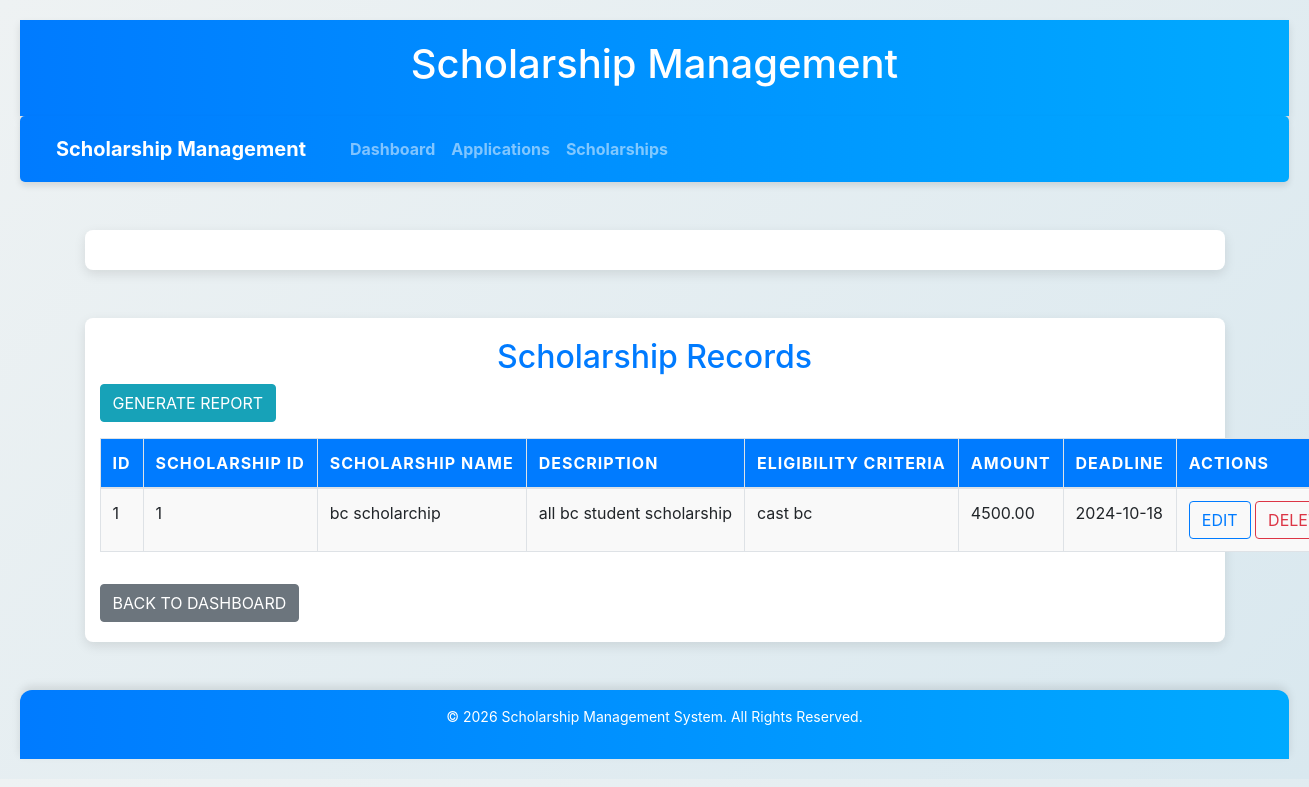
/scholarship_management/modules/scholarship/list_scholarships.php, run on the app's committed database.
### tables this page shows
CREATE TABLE `scholarships` (
  `id` int(11) NOT NULL,
  `scholarship_id` int(100) NOT NULL,
  `scholarship_name` varchar(100) NOT NULL,
  `description` text DEFAULT NULL,
  `eligibility_criteria` text NOT NULL,
  `amount` decimal(10,2) NOT NULL,
  `deadline` date NOT NULL
);

### scholarship_management/modules/scholarship/list_scholarships.php (the view, shortened to what this page needs)
<?php
include '../../config/db.php';
include '../../templates/header.php';
include '../../templates/navbar.php';
$query = "SELECT * FROM scholarships";
$stmt = $conn->prepare($query);
$stmt->execute();
$scholarship_records = $stmt->fetchAll(PDO::FETCH_ASSOC);
?>
<div class="container mt-5">
    <h2>Scholarship Records</h2>
    <a href="generate_report.php" class="btn btn-info mb-3">Generate Report</a>
    <?php if (empty($scholarship_records)): ?>
        <div class="alert alert-warning" role="alert">
            No scholarship records found.
        </div>
    <?php else: ?>
        <table class="table table-bordered">
            <thead>
                <tr>
                    <th>ID</th>
                    <th>Scholarship ID</th>
                    <th>Scholarship Name</th>
                    <th>Description</th>
                    <th>Eligibility Criteria</th>
                    <th>Amount</th>
                    <th>Deadline</th>
                    <th>Actions</th>
                </tr>
            </thead>
            <tbody>
                <?php foreach ($scholarship_records as $record): ?>
                    <tr>
                        <td><?php echo htmlspecialchars($record['id']); ?></td>
                        <td><?php echo htmlspecialchars($record['scholarship_id']); ?></td>
                        <td><?php echo htmlspecialchars($record['scholarship_name']); ?></td>
                        <td><?php echo htmlspecialchars($record['description']); ?></td>
                        <td><?php echo htmlspecialchars($record['eligibility_criteria']); ?></td>
                        <td><?php echo htmlspecialchars($record['amount']); ?></td>
                        <td><?php echo htmlspecialchars($record['deadline']); ?></td>
                        <td>
                            <a href="edit_scholarship.php?id=<?php echo urlencode($record['id']); ?>" class="btn btn-outline-primary">
                                <i class="fas fa-edit"></i> Edit
                            </a>
                            <a href="delete_scholarship.php?id=<?php echo urlencode($record['id']); ?>" class="btn btn-outline-danger" onclick="return confirm('Are you sure you want to delete this record?');">
                                <i class="fas fa-trash-alt"></i> Delete
                            </a>
                        </td>
                    </tr>
                <?php endforeach; ?>
            </tbody>
        </table>
    <?php endif; ?>
    <a href="../../dashboard.php" class="btn btn-secondary mt-3">Back To Dashboard</a>
</div>
<?php include '../../templates/footer.php'; ?>

### scholarship_management/assets/css/styles.css (style rules this page uses)
* { margin: 0; padding: 0; box-sizing: border-box; }
body { font-family: 'Segoe UI', Tahoma, Geneva, Verdana, sans-serif; background-color: #f0f2f5; padding: 20px; color: #333; }
.container { width: 100%; max-width: 1200px; margin: auto; padding: 20px; background: #ffffff; border-radius: 8px; box-shadow: 0px 4px 12px rgba(0, 0, 0, 0.1); }
h2 { font-size: 2rem; color: #007bff; text-align: center; margin-bottom: 20px; font-weight: bold; }
table { width: 100%; border-collapse: collapse; margin-bottom: 20px; table-layout: auto; }
th, td { padding: 10px; text-align: left; border-bottom: 2px solid #ddd; white-space: nowrap; }
th { background-color: #007bff; color: #fff; font-weight: bold; text-transform: uppercase; letter-spacing: 1px; }
td { background-color: #f9f9f9; }
.btn { padding: 5px 10px; color: #fff; border: none; border-radius: 4px; text-transform: uppercase; font-weight: bold; cursor: pointer; transition: background-color 0.3s ease; font-size: 0.85rem; }

### leave_management/assets/css/style.css (style rules this page uses)
* { margin: 0; padding: 0; box-sizing: border-box; }
body { font-family: 'Poppins', sans-serif; background: linear-gradient(135deg, #eef2f3, #d9e8ef); color: #333; line-height: 1.6; }
.btn { background-color: #007BFF; color: white; padding: 10px 20px; border: none; border-radius: 5px; cursor: pointer; font-size: 16px; text-align: center; }

### data on the page
scholarships: id "1", scholarship "1", scholarship_name "bc scholarchip", description "all bc student scholarship", eligibility_criteria "cast bc", amount "4500.00", deadline "2024-10-18"
